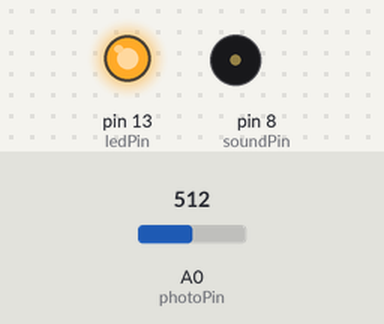
A sketch run on a simulated Arduino Uno, built with avr-gcc and run on an emulated ATmega328P. Shown: output pins drawn as LEDs (lit = HIGH), buzzer (waves = sounding). The inputs (shaded band) are chosen by the test bench; at power-on: A0 (photoPin) = 512.

Above: at 0.1 s.
At 5.1 s:
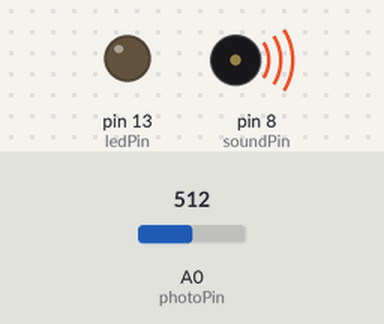
Timing chart, 0 to 6.6 s (numbered marks = the images above):
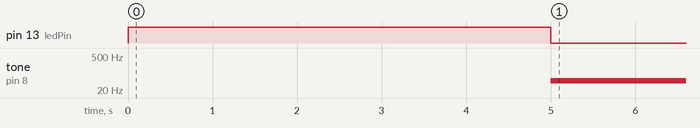

The sketch:

theremin.ino
```cpp
int sensorVal;
int sensorLow = 1023;
int sensorHigh = 0;

const int ledPin = 13;
const int photoPin = A0;
const int soundPin = 8;
const int soundLength = 20;
const int calibrationTime = 5000;

const int arduoLow = 50;
const int arduoHigh = 4000;

void setup() {
  pinMode(ledPin, OUTPUT);
  digitalWrite(ledPin, HIGH);

  while( millis() < calibrationTime ) {
    sensorVal = analogRead(photoPin);
    if( sensorVal > sensorHigh ) {
      sensorHigh = sensorVal;
    }
    if( sensorVal < sensorLow ) {
      sensorLow = sensorVal;
    }
  }

  digitalWrite(ledPin, LOW);
}

void loop() {
  sensorVal = analogRead(photoPin);

  int pitch = map( sensorVal, sensorLow, sensorHigh, arduoLow, arduoHigh );
  tone(soundPin, pitch, soundLength);

  delay(10);
}
```

Measured:
- by itself, tone on pin 8 (soundPin): silent → 49 Hz at 5.0 s
